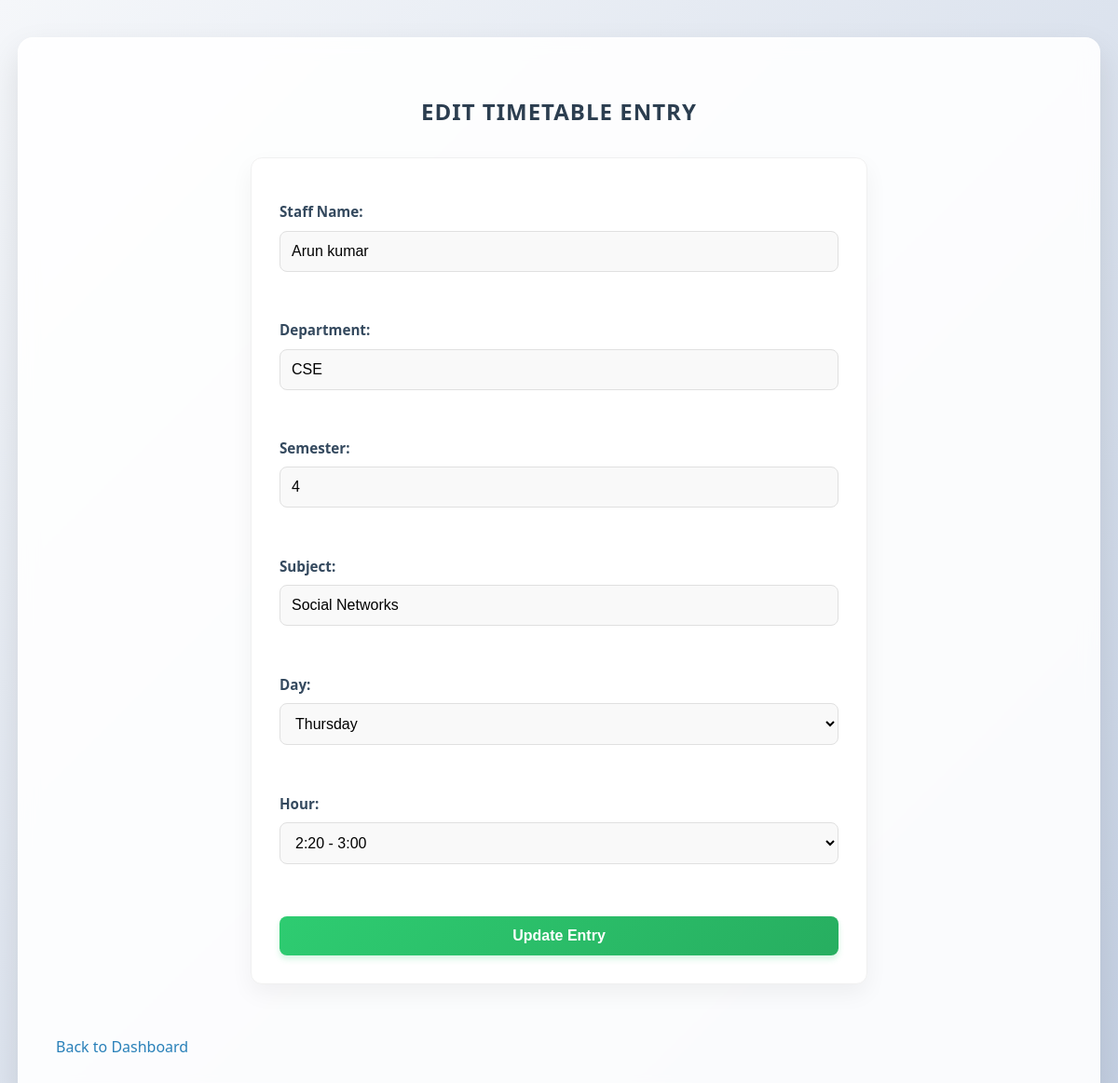
The page /edit/26 on the database its author committed.
### tables this page shows
CREATE TABLE timetable (
            id INTEGER PRIMARY KEY AUTOINCREMENT,
            staff_name TEXT NOT NULL,
            department TEXT NOT NULL,
            semester TEXT NOT NULL,
            subject TEXT NOT NULL,
            day TEXT NOT NULL,
            time TEXT NOT NULL
        , year TEXT DEFAULT '', room TEXT DEFAULT '');

### App.py (the view, shortened to what this page needs)
@app.route("/edit/<int:entry_id>", methods=["GET", "POST"])
def edit_entry(entry_id):
    db = get_db()
    entry = db.execute("SELECT * FROM timetable WHERE id=?", (entry_id,)).fetchone()
    return render_template("Edit_Timetable.html", entry=entry, days=days, time_slots=time_slots)

### App.py (called while the page is built)
def get_db():
    if "db" not in g:
        g.db = sqlite3.connect(DB_PATH)
        g.db.row_factory = sqlite3.Row
    return g.db

### Templates/Edit_Timetable.html (shortened to what this page needs)
<!DOCTYPE html>
<html lang="en">
<head>
    <link rel="stylesheet" href="{{ url_for('static', filename='style.css') }}">
</head>
<body>
    <div class="container">
        <h2>Edit Timetable Entry</h2>
        <form method="POST">
            <label>Staff Name:</label>
            <input type="text" name="staff_name" value="{{ entry.staff_name }}" required><br><br>
            <label>Department:</label>
            <input type="text" name="department" value="{{ entry.department }}" required><br><br>
            <label>Semester:</label>
            <input type="text" name="semester" value="{{ entry.semester }}" required><br><br>
            <label>Subject:</label>
            <input type="text" name="subject" value="{{ entry.subject }}" required><br><br>
            <label>Day:</label>
            <select name="day" required>
                <option value="Thursday" {% if entry.day == "Thursday" %}selected{% endif %}>Thursday</option>
            </select><br><br>
            <label>Hour:</label>
            <select name="time" required>
                <option value="2:20 - 3:00" {% if entry.time == "2:20 - 3:00" %}selected{% endif %}>2:20 - 3:00</option>
            </select><br><br>
            <button type="submit">Update Entry</button>
        </form>
        <br>
    <a href="{{ url_for('dashboard') }}">Back to Dashboard</a>
    </div>
</body>
</html>

### Static/Style.css (style rules this page uses)
body { font-family: 'Segoe UI', 'Roboto', 'Helvetica Neue', Arial, sans-serif; background: linear-gradient(135deg, #f5f7fa 0%, #c3cfe2 100%); margin: 0; padding: 0; color: #333; line-height: 1.6; }
.container { width: 90%; max-width: 1200px; margin: 40px auto; background: rgba(255, 255, 255, 0.9); backdrop-filter: blur(10px); padding: 40px; border-radius: 16px; box-shadow: 0 15px 35px rgba(0,0,0,0.1); border: 1px solid rgba(255, 255, 255, 0.5); }
h2 { text-align: center; color: #2c3e50; margin-bottom: 30px; font-weight: 700; letter-spacing: 1px; text-transform: uppercase; }
a { text-decoration: none; color: #2980b9; font-weight: 500; transition: color 0.3s ease; }
form { width: 100%; max-width: 600px; margin: 0 auto 30px auto; background: #ffffff; padding: 30px; border-radius: 12px; box-shadow: 0 10px 25px rgba(0,0,0,0.05); border: 1px solid #f0f0f0; }
label { display: block; font-weight: 600; margin-top: 15px; color: #34495e; font-size: 0.95rem; }
input[type="text"], input[type="password"], select { width: 100%; padding: 12px; margin-top: 8px; border-radius: 8px; border: 1px solid #e0e0e0; background: #f9f9f9; font-size: 1rem; margin-bottom: 10px; box-sizing: border-box; transition: all 0.3s ease; }
button { margin-top: 20px; padding: 12px 24px; border: none; background: linear-gradient(135deg, #2ecc71 0%, #27ae60 100%); color: white; font-weight: 700; border-radius: 8px; cursor: pointer; font-size: 1rem; transition: transform 0.2s, box-shadow 0.2s; box-shadow: 0 4px 6px rgba(46, 204, 113, 0.2); width: 100%; }

### rows shown on the page
timetable: staff_name "Arun kumar", department "CSE", semester "4", subject "Social Networks", day "Thursday", time "2:20 - 3:00"
